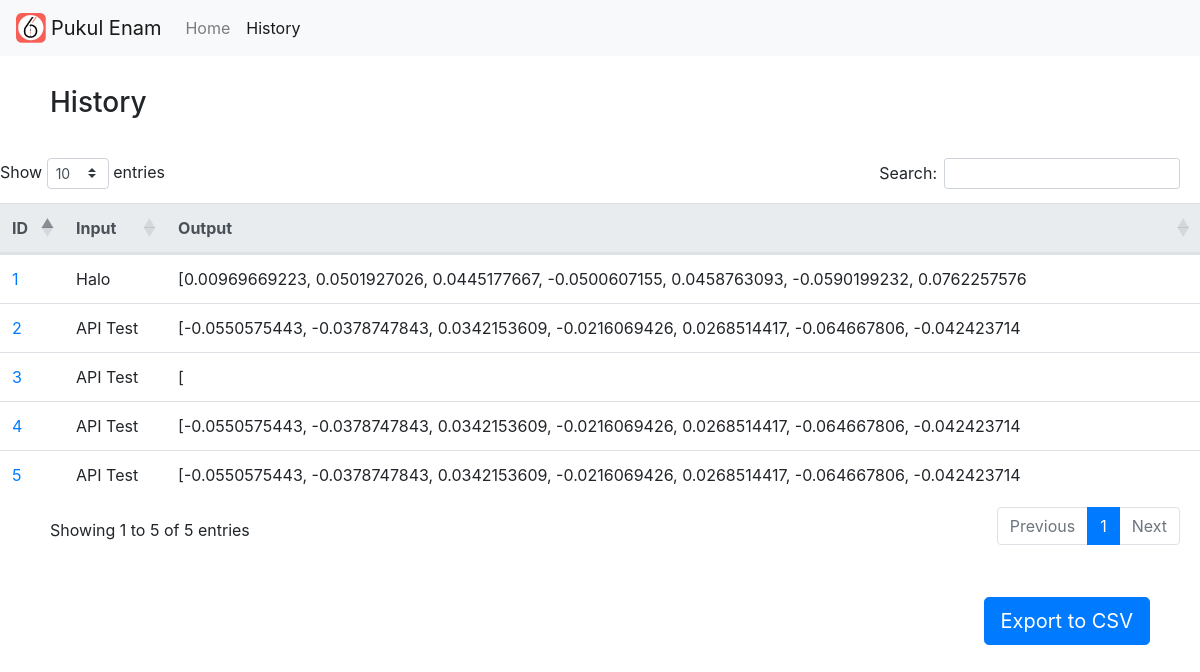
The app's page /history with its own data.
### main.py (models this page shows, shortened)
class News(db.Model):
    id = db.Column(db.Integer, primary_key=True)
    inputNews = db.Column(db.Text, nullable=False)
    summarizedNews = db.Column(db.Text, nullable=False)

### main.py (the view)
@app.route('/history')
def history():
    query_news=News.query.order_by(News.id)
    return render_template('history.html', news=query_news)

### templates/history.html (shortened to what this page needs)
<!doctype html>
<html lang="en">
<head>
  <link rel="stylesheet" href="https://cdn.jsdelivr.net/npm/bootstrap@4.0.0/dist/css/bootstrap.min.css"
>
  <link href="https://cdn.datatables.net/1.11.5/css/dataTables.bootstrap4.min.css" rel="stylesheet">
  <link href="https://cdnjs.cloudflare.com/ajax/libs/twitter-bootstrap/4.5.2/css/bootstrap.css" rel="stylesheet">
</head>
<body>
  <nav class="navbar navbar-expand-lg navbar-light bg-light">
    <img src="{{ url_for('static', filename='Pukulenam.png') }}" style="width: 30px; margin-right: 5px;">
    <a class="navbar-brand" href="/">Pukul Enam</a>
    <div class="collapse navbar-collapse" id="navbarNav">
      <ul class="navbar-nav">
        <li class="nav-item ">
          <a class="nav-link" href="/">Home <span class="sr-only">(current)</span></a>
        </li>
        {% set active_page = 'history' %}
        <li class="nav-item {{ 'active' if active_page=='history' else ''}}">
          <a class="nav-link" href="/history"> History</a>
        </li>
      </ul>
    </div>
  </nav>
  <h3 style="padding-left: 50px; padding-bottom: 30px; padding-top: 30px;">History</h3>
  <table class="table table-hover" style="width: 100%;" id="table">
    <thead class="thead-light">
      <tr>
        <th>ID</th>
        <th>Input</th>
        <th>Output</th>
      </tr>
    </thead>
    <tbody>
      {% for _news in news %}
      <tr>
        <td><a href="/{{_news.id}}">{{_news.id}}</a></td>
        <td style="word-break: break-all;">{{_news.inputNews[:100]}}</td>
        <td style="word-break: break-all;">{{_news.summarizedNews[:100]}}</td>
      </tr>
      {% endfor %}
    </tbody>
  </table>
  <a class="btn btn-primary btn-lg float-right m-50" href="/export" role="button">Export to CSV</a>
</body>
</html>

### templates/history.html (style rules this page uses)
html { overflow-x: hidden; }
.m-50 { margin: 50px; }
table { resize: none; }

### records on screen
News: id "1", inputNews "Halo", summarizedNews "[0.00969669223, 0.0501927026, 0.0445177667, -0.0500607155, 0.0458763093, -0.0590199232, 0.0762257576"
News: id "2", inputNews "API Test", summarizedNews "[-0.0550575443, -0.0378747843, 0.0342153609, -0.0216069426, 0.0268514417, -0.064667806, -0.042423714"
News: id "3", inputNews "API Test", summarizedNews "["
News: id "4", inputNews "API Test", summarizedNews "[-0.0550575443, -0.0378747843, 0.0342153609, -0.0216069426, 0.0268514417, -0.064667806, -0.042423714"
News: id "5", inputNews "API Test", summarizedNews "[-0.0550575443, -0.0378747843, 0.0342153609, -0.0216069426, 0.0268514417, -0.064667806, -0.042423714"
